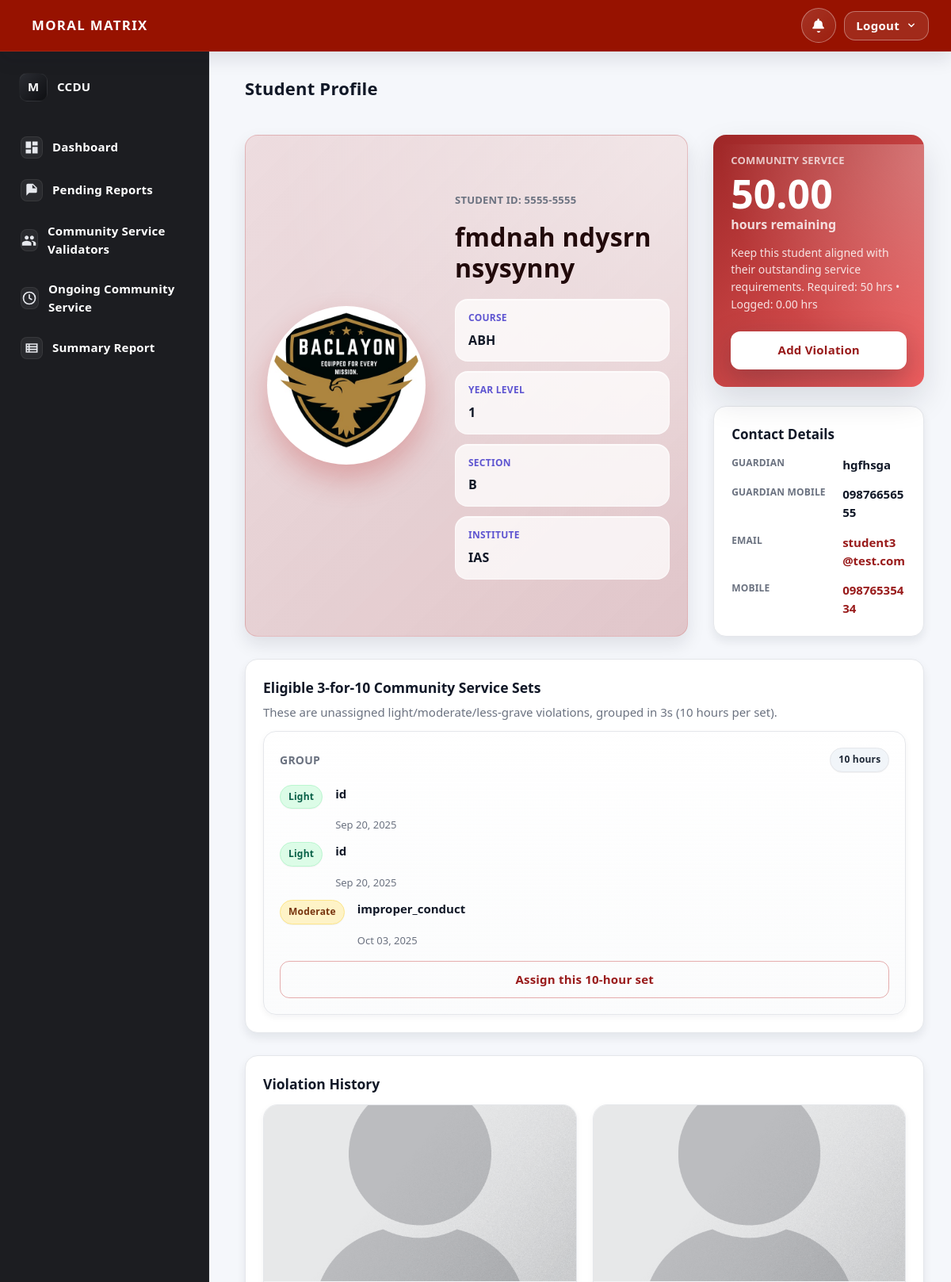
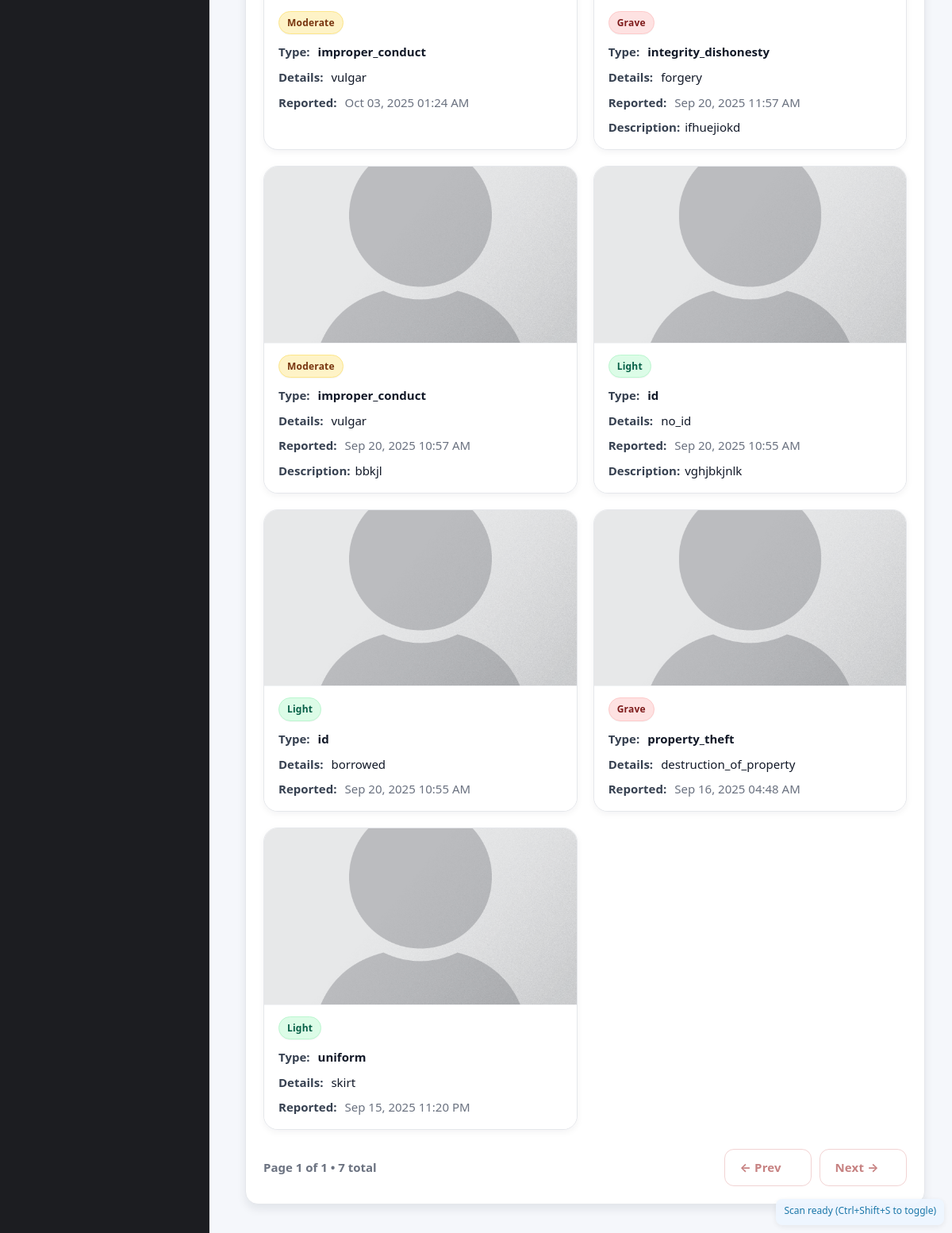
The page /ccdu/view_student.php?student_id=5555-5555 on the database its author committed (2 pictures, top to bottom).
### tables this page shows
CREATE TABLE `student_account` (
  `record_id` int(11) NOT NULL,
  `student_id` varchar(50) NOT NULL,
  `first_name` varchar(50) NOT NULL,
  `middle_name` varchar(50) NOT NULL,
  `last_name` varchar(50) NOT NULL,
  `mobile` varchar(15) NOT NULL,
  `email` varchar(50) NOT NULL,
  `photo` varchar(255) DEFAULT NULL,
  `institute` varchar(255) DEFAULT NULL,
  `course` varchar(255) DEFAULT NULL,
  `level` int(11) DEFAULT NULL,
  `section` varchar(50) DEFAULT NULL,
  `guardian` varchar(50) DEFAULT NULL,
  `guardian_mobile` varchar(15) DEFAULT NULL,
  `created_at` timestamp NOT NULL DEFAULT current_timestamp(),
  `updated_at` timestamp NOT NULL DEFAULT current_timestamp() ON UPDATE current_timestamp(),
  `change_pass` tinyint(1) DEFAULT 1
);

CREATE TABLE `student_violation` (
  `violation_id` int(11) NOT NULL,
  `student_id` varchar(50) NOT NULL,
  `offense_category` enum('light','moderate','grave') NOT NULL,
  `offense_type` varchar(50) NOT NULL,
  `offense_details` text NOT NULL,
  `description` text NOT NULL,
  `photo` blob DEFAULT NULL,
  `reported_at` datetime DEFAULT current_timestamp(),
  `status` enum('pending','approved','rejected') NOT NULL DEFAULT 'pending',
  `submitted_by` varchar(50) NOT NULL,
  `submitted_role` enum('faculty','ccdu','security') NOT NULL,
  `reviewed_by` varchar(50) DEFAULT NULL,
  `reviewed_at` datetime DEFAULT NULL,
  `review_notes` text DEFAULT NULL
);

### ccdu/view_student.php (the view, shortened to what the rows shown need)
<?php
include '../includes/header.php';
require 'violation_hrs.php';
$servername = $database_settings['servername'];
$username   = $database_settings['username'];
$password   = $database_settings['password'];
$dbname     = $database_settings['dbname'];
$conn = new mysqli($servername, $username, $password, $dbname);
$origStudent = isset($_GET['student_id']) ? trim($_GET['student_id']) : '';
$student_id = $origStudent;
$scheme = (!empty($_SERVER['HTTPS']) && $_SERVER['HTTPS'] !== 'off') ? 'https' : 'http';
$host   = $_SERVER['HTTP_HOST'];
$canonicalQS   = 'student_id=' . rawurlencode($student_id);
$currentPath   = parse_url($_SERVER['REQUEST_URI'], PHP_URL_PATH);
$sql = "SELECT * FROM student_account WHERE student_id = ?";
$stmt = $conn->prepare($sql);
$stmt->bind_param("s", $student_id);
$stmt->execute();
$result  = $stmt->get_result();
$student = $result->fetch_assoc();
$photoFile = !empty($student['photo']) ? $student['photo'] : 'placeholder.png';
$photo = '../admin/uploads/' . $photoFile;
$selfDir = rtrim(str_replace('\\','/', dirname($_SERVER['PHP_SELF'])), '/');
$violationsAll = [];
$sqlv = "SELECT violation_id,
                offense_category,
                offense_type,
                offense_details,
                description,
                reported_at,
                photo
         FROM student_violation
         WHERE student_id = ?
         ORDER BY reported_at DESC, violation_id DESC";
$stmtv = $conn->prepare($sqlv);
$stmtv->bind_param("s", $student_id);
$stmtv->execute();
$resv = $stmtv->get_result();
while ($row = $resv->fetch_assoc()) { $violationsAll[] = $row; }
$requiredHours  = communityServiceHours($conn, $student_id);
$loggedHours    = communityServiceLogged($conn, $student_id);
$remainingHours = communityServiceRemaining($conn, $student_id);
$assignedIds = [];
$hasAssignCol = $hasViolCol = false;
if ($res = $conn->query("SHOW COLUMNS FROM validator_student_assignment LIKE 'assignment_id'")) { $hasAssignCol = ($res->num_rows > 0); $res->close(); }
if ($res = $conn->query("SHOW COLUMNS FROM validator_student_assignment LIKE 'violation_id'")) { $hasViolCol   = ($res->num_rows > 0); $res->close(); }
if ($hasAssignCol && $hasViolCol) {
    $sqlA = "SELECT COALESCE(violation_id, assignment_id) AS vid
             FROM validator_student_assignment
             WHERE student_id = ?";
    $stA = $conn->prepare($sqlA);
    $stA->bind_param("s", $student_id);
    $stA->execute();
    $rsA = $stA->get_result();
    while ($row = $rsA->fetch_assoc()) { if (!empty($row['vid'])) $assignedIds[(int)$row['vid']] = true; }
    $stA->close();
} elseif ($hasAssignCol) {
    $sqlA = "SELECT assignment_id AS vid FROM validator_student_assignment WHERE student_id = ?";
    $stA = $conn->prepare($sqlA);
    $stA->bind_param("s", $student_id);
    $stA->execute();
    $rsA = $stA->get_result();
    while ($row = $rsA->fetch_assoc()) { if (!empty($row['vid'])) $assignedIds[(int)$row['vid']] = true; }
}
$eligible = $violationsAll;
usort($eligible, function($a,$b){
    $ta = strtotime($a['reported_at'] ?? '1970-01-01');
    $tb = strtotime($b['reported_at'] ?? '1970-01-01');
    if ($ta === $tb) return ($a['violation_id'] <=> $b['violation_id']);
    return $ta <=> $tb;
});
$lightModPool = [];
foreach ($eligible as $vv) {
    $vid = (int)$vv['violation_id'];
    if (isset($assignedIds[$vid])) continue;
    $lightModPool[] = $vv;
}
$csGroups = [];
for ($i = 0; $i + 2 < count($lightModPool); $i += 3) {
    $csGroups[] = array_slice($lightModPool, $i, 3);
}
$viCount   = count($violationsAll);
$perPage   = (int)($_GET['vpp'] ?? 9);
$vPage     = (int)($_GET['vpage'] ?? 1);
$offset          = ($vPage - 1) * $perPage;
$violationsPage  = array_slice($violationsAll, $offset, $perPage);
?>
<!DOCTYPE html>
<html lang="en">
<head>
  <link rel="stylesheet" href="../css/view_student.css?v=2.3" />
</head>
<body>
  <main class="page content-safe">
    <div class="page-shell">
      <div class="page-title-row">
        <h2 class="page-title">Student Profile</h2>
      </div>
      <?php if ($student): ?>
        <section class="profile-layout">
          <article class="card profile-card">
            <div class="profile-card__media">
              <img src="<?= htmlspecialchars($photo) ?>" alt="Profile Image" class="profile-img" loading="lazy">
            </div>
            <div class="profile-card__body">
              <p class="eyebrow">Student ID: <?= htmlspecialchars($student['student_id']) ?></p>
              <h3 class="profile-card__name">
                <?= htmlspecialchars(trim(($student['first_name'] ?? '').' '.($student['middle_name'] ?? '').' '.($student['last_name'] ?? ''))) ?>
              </h3>
              <div class="facts-grid profile-card__meta">
                <p><strong>Course</strong><span><?= htmlspecialchars(($student['course'] ?? '') ?: 'N/A') ?></span></p>
                <p><strong>Year Level</strong><span><?= htmlspecialchars(($student['level'] ?? '') ?: 'N/A') ?></span></p>
                <p><strong>Section</strong><span><?= htmlspecialchars(($student['section'] ?? '') ?: 'N/A') ?></span></p>
                <p><strong>Institute</strong><span><?= htmlspecialchars(($student['institute'] ?? '') ?: 'N/A') ?></span></p>
              </div>
            </div>
          </article>
          <aside class="profile-sidebar">
            <article class="card metric-card">
              <p class="eyebrow">Community Service</p>
              <p class="metric-card__value">
                  <?= number_format((float)$remainingHours, 2) ?>
                  <span><?= ((float)$remainingHours === 1.0) ? 'hour remaining' : 'hours remaining' ?></span>
              </p>
              <p class="metric-card__hint">Keep this student aligned with their outstanding service requirements.
                Required: <?= number_format((float)$requiredHours, 0) ?> hrs •
                Logged: <?= number_format((float)$loggedHours, 2) ?> hrs
              </p>
              <a class="btn btn-primary btn-block" href="<?= $selfDir ?>/add_violation.php?student_id=<?= urlencode($student_id) ?>">Add Violation</a>
            </article>
            <article class="card contact-card">
              <h4>Contact Details</h4>
              <div class="contact-list">
                <div class="contact-list__item"><span class="label">Guardian</span><span class="value"><?= htmlspecialchars(($student['guardian'] ?? '') ?: 'N/A') ?></span></div>
                <div class="contact-list__item"><span class="label">Guardian Mobile</span><span class="value"><?= htmlspecialchars(($student['guardian_mobile'] ?? '') ?: 'N/A') ?></span></div>
                <div class="contact-list__item">
                  <span class="label">Email</span>
                  <?php if (!empty($student['email'])): ?>
                    <a class="value link" href="mailto:<?= htmlspecialchars($student['email']) ?>"><?= htmlspecialchars($student['email']) ?></a>
                  <?php else: ?><span class="value">N/A</span><?php endif; ?>
                </div>
                <div class="contact-list__item">
                  <span class="label">Mobile</span>
                  <?php if (!empty($student['mobile'])): ?>
                    <a class="value link" href="tel:<?= htmlspecialchars($student['mobile']) ?>"><?= htmlspecialchars($student['mobile']) ?></a>
                  <?php else: ?><span class="value">N/A</span><?php endif; ?>
                </div>
              </div>
            </article>
          </aside>
        </section>
      <?php else: ?>
        <section class="card empty-state"><p>Student not found.</p></section>
      <?php endif; ?>
      <?php if (!empty($csGroups)): ?>
        <section class="card cs-sets">
          <div class="sets-grid">
            <?php foreach ($csGroups as $group):
              $ids = array_map(fn($x) => (int)$x['violation_id'], $group);
              $csv = implode(',', $ids);
              $setUrl = $selfDir . "/set_community_service.php?student_id=" . urlencode($student_id)
                      . "&group=" . urlencode($csv)
                      . "&return=" . urlencode($scheme.'://'.$host.$currentPath.'?'.$canonicalQS);
            ?>
              <article class="set-card">
                <header class="set-card__header">
                  <span class="set-card__title">Group</span>
                  <span class="badge badge-neutral">10 hours</span>
                </header>
                <ul class="set-card__list">
                  <?php foreach ($group as $g): ?>
                    <?php
                      $category   = htmlspecialchars(ucwords(strtolower((string)$g['offense_category'])));
                      $offense    = htmlspecialchars($g['offense_type'] ?: 'No type recorded');
                      $reportedAt = htmlspecialchars(date('M d, Y', strtotime($g['reported_at'])));
                    ?>
                    <li>
                      <span class="badge badge-<?= strtolower((string)$g['offense_category']) ?>"><?= $category ?></span>
                      <span class="set-card__offense"><?= $offense ?></span>
                      <span class="set-card__date"><?= $reportedAt ?></span>
                    </li>
                  <?php endforeach; ?>
                </ul>
                <a class="btn btn-outline btn-block" href="<?= $setUrl ?>">Assign this 10-hour set</a>
              </article>
            <?php endforeach; ?>
          </div>
        </section>
      <?php endif; ?>
      <section aria-labelledby="violationsTitle" class="card">
        <?php if ($viCount === 0): ?>
          <p class="muted">No Violations Recorded.</p>
        <?php else: ?>
          <div class="cards-grid">
            <?php foreach ($violationsPage as $v):
              $cat  = htmlspecialchars($v['offense_category']);
              $type = htmlspecialchars($v['offense_type']);
              $desc = htmlspecialchars($v['description'] ?? '');
              $date = date('M d, Y h:i A', strtotime($v['reported_at']));
              $photoRel = $selfDir . '/uploads/placeholder.png';
              $chips = [];
              if (!empty($v['offense_details'])) {
                $decoded = json_decode($v['offense_details'], true);
                if (is_array($decoded)) { foreach ($decoded as $d) { $chips[] = htmlspecialchars($d); } }
              }
              $href = $selfDir . "/violation_view.php?id=" . urlencode($v['violation_id']) . "&student_id=" . urlencode($student_id);
            ?>
              <a class="violation-card" data-violation-link href="<?= $href ?>">
                <div class="violation-card__media">
                  <img src="<?= htmlspecialchars($photoRel) ?>" alt="Evidence for violation #<?= (int)$v['violation_id'] ?>" loading="lazy">
                </div>
                <div class="violation-card__body">
                  <p class="chip-row"><span class="badge badge-<?= strtolower($cat) ?>"><?= ucfirst($cat) ?></span></p>
                  <p class="title"><strong>Type:</strong> <?= $type ?></p>
                  <?php if (!empty($chips)): ?><p><strong>Details:</strong> <?= implode(', ', $chips) ?></p><?php endif; ?>
                  <p class="muted"><strong>Reported:</strong> <span class="nowrap"><?= htmlspecialchars($date) ?></span></p>
                  <?php if ($desc): ?><p class="description"><strong>Description:</strong> <?= $desc ?></p><?php endif; ?>
                </div>
              </a>
            <?php endforeach; ?>
          </div>
        <?php endif; ?>
      </section>
    </div>
  </main>
</body>
</html>

### rows shown on the page
student_account: photo (picture), student "5555-5555", first_name+middle_name+last_name "fmdnah ndysrn nsysynny", course "ABH", level "1", section "B", institute "IAS", guardian "hgfhsga", guardian_mobile "09876656555", email "student3@test.com", mobile "09876535434"
student_violation: offense_category "Light", offense_type "id", reported_at "Sep 20, 2025", chips "borrowed", reported_at "Sep 20, 2025 10:55 AM"
student_violation: offense_category "Light", offense_type "id", reported_at "Sep 20, 2025", chips "no_id", reported_at "Sep 20, 2025 10:55 AM", description "vghjbkjnlk"
student_violation: offense_category "Moderate", offense_type "improper_conduct", reported_at "Oct 03, 2025", chips "vulgar", reported_at "Oct 03, 2025 01:24 AM"
student_violation: offense_category "Grave", offense_type "integrity_dishonesty", chips "forgery", reported_at "Sep 20, 2025 11:57 AM", description "ifhuejiokd"
student_violation: offense_category "Moderate", offense_type "improper_conduct", chips "vulgar", reported_at "Sep 20, 2025 10:57 AM", description "bbkjl"
student_violation: offense_category "Grave", offense_type "property_theft", chips "destruction_of_property", reported_at "Sep 16, 2025 04:48 AM"
student_violation: offense_category "Light", offense_type "uniform", chips "skirt", reported_at "Sep 15, 2025 11:20 PM"

### other values the page prints
$remainingHours "50.00"
$requiredHours "50"
$loggedHours "0.00"
$vPage "1"
$totalVPages "1"
$viCount "7"
